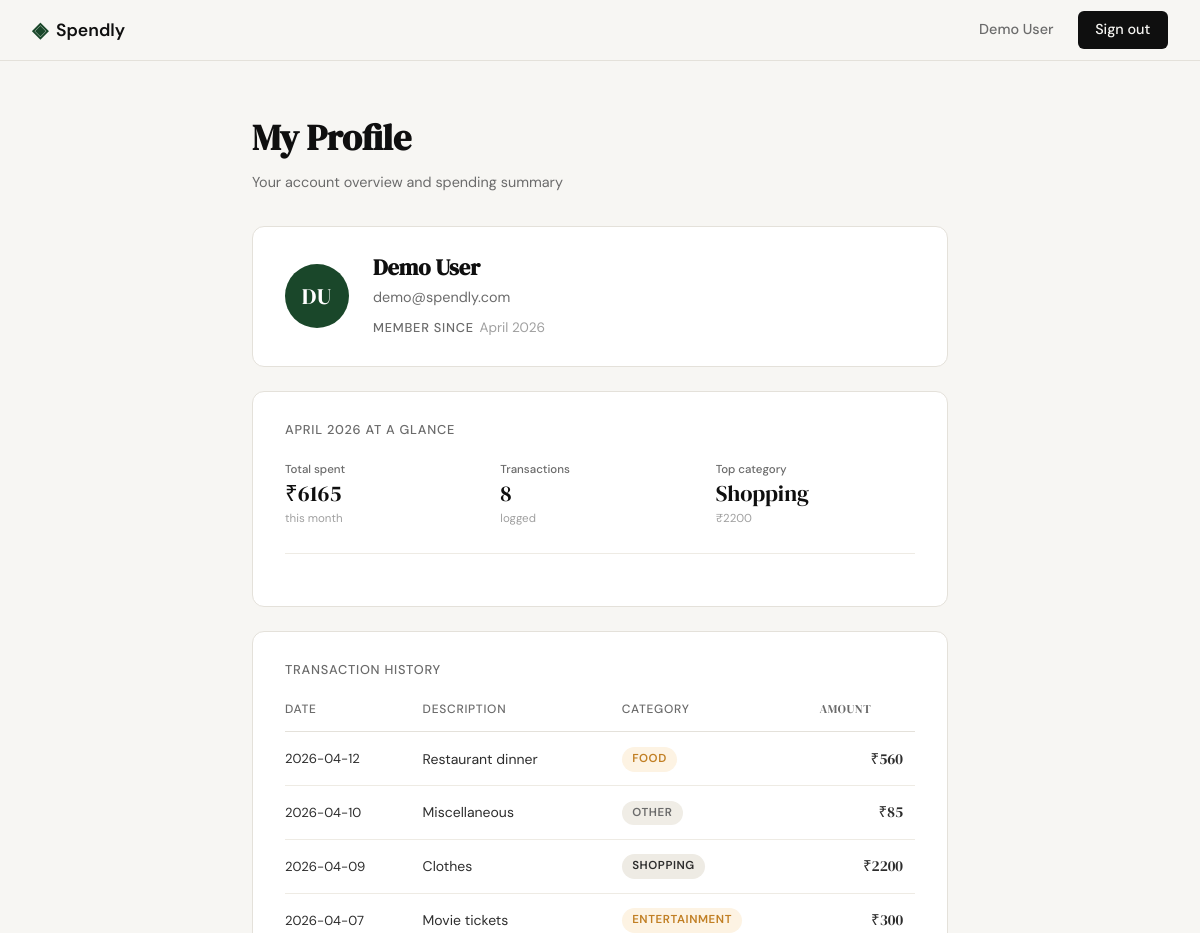
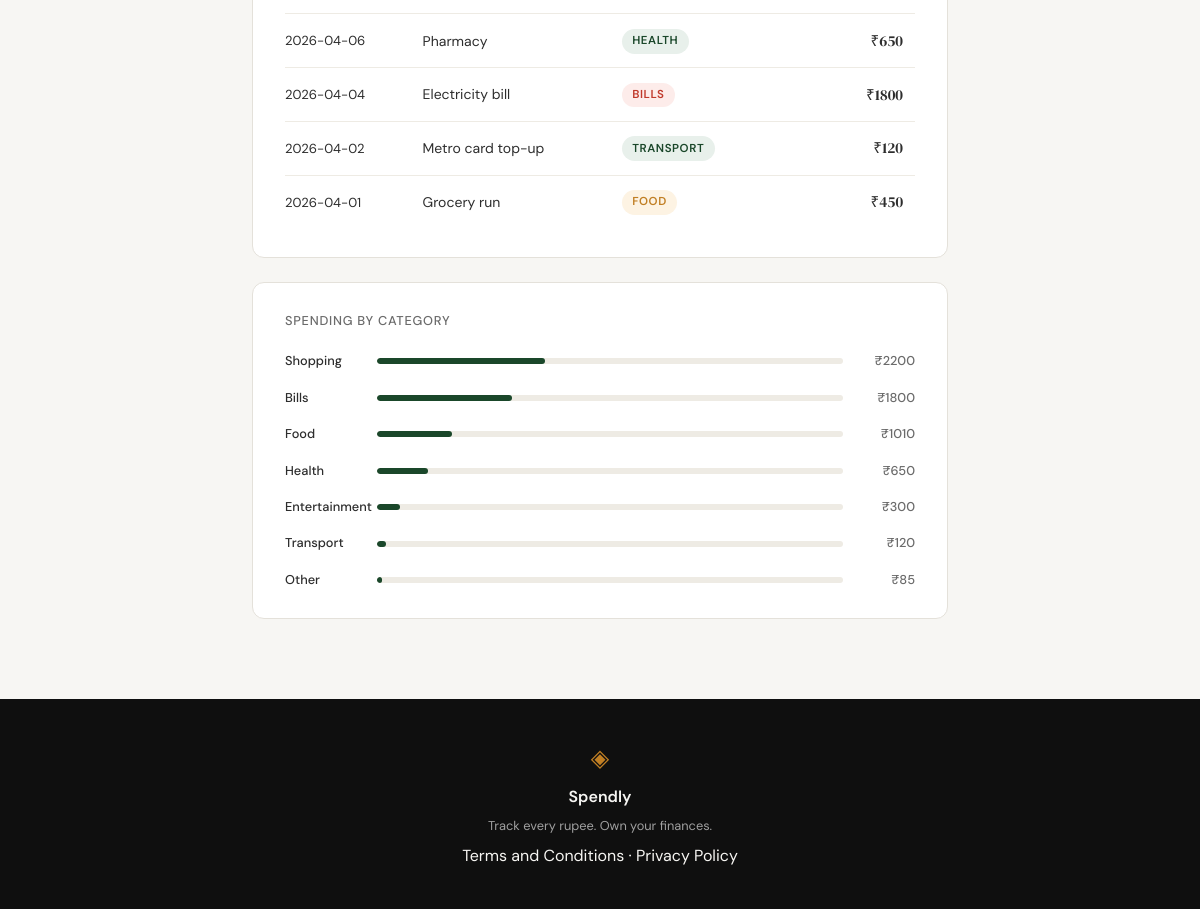
Screenshot of /profile (signed in) with the database file from the repository (2 pictures, top to bottom).
### tables this page shows
CREATE TABLE users (
            id            INTEGER PRIMARY KEY AUTOINCREMENT,
            name          TEXT    NOT NULL,
            email         TEXT    UNIQUE NOT NULL,
            password_hash TEXT    NOT NULL,
            created_at    TEXT    DEFAULT (datetime('now'))
        );

CREATE TABLE expenses (
            id          INTEGER PRIMARY KEY AUTOINCREMENT,
            user_id     INTEGER NOT NULL REFERENCES users(id),
            amount      REAL    NOT NULL,
            category    TEXT    NOT NULL,
            date        TEXT    NOT NULL,
            description TEXT,
            created_at  TEXT    DEFAULT (datetime('now'))
        );

### app.py (the view)
@app.route("/profile", methods=["GET"])
def profile():
    if not session.get("user_id"):
        return redirect(url_for("login"))
    uid  = session["user_id"]
    user = get_user_by_id(uid)
    if user is None:
        session.clear()
        return redirect(url_for("login"))
    summary      = get_summary_stats(uid)
    transactions = get_recent_transactions(uid)
    categories   = get_category_breakdown(uid)
    return render_template("profile.html", user=user, summary=summary,
                           transactions=transactions, categories=categories)

### database/db.py (called while the page is built)
def get_db():
    conn = sqlite3.connect(DB_PATH)
    conn.row_factory = sqlite3.Row
    conn.execute("PRAGMA foreign_keys = ON")
    return conn

### database/queries.py (called while the page is built)
def get_user_by_id(user_id):
    conn = get_db()
    row = conn.execute(
        "SELECT name, email, created_at FROM users WHERE id = ?", (user_id,)
    ).fetchone()
    conn.close()
    if row is None:
        return None
    name = row["name"]
    initials = "".join(w[0].upper() for w in name.split()[:2])
    member_since = datetime.fromisoformat(row["created_at"]).strftime("%B %Y")
    return {
        "name": name,
        "email": row["email"],
        "member_since": member_since,
        "initials": initials,
    }

def get_summary_stats(user_id):
    conn = get_db()
    row = conn.execute(
        "SELECT COALESCE(SUM(amount), 0) AS total, COUNT(*) AS cnt "
        "FROM expenses WHERE user_id = ?",
        (user_id,),
    ).fetchone()
    top = conn.execute(
        "SELECT category, SUM(amount) AS cat_total FROM expenses "
        "WHERE user_id = ? GROUP BY category ORDER BY cat_total DESC LIMIT 1",
        (user_id,),
    ).fetchone()
    conn.close()
    return {
        "total_spent": row["total"],
        "transaction_count": row["cnt"],
        "top_category": top["category"] if top else "—",
        "top_amount": top["cat_total"] if top else 0,
    }

def get_recent_transactions(user_id, limit=10):
    conn = get_db()
    rows = conn.execute(
        "SELECT date, description, category, amount "
        "FROM expenses WHERE user_id = ? ORDER BY date DESC LIMIT ?",
        (user_id, limit),
    ).fetchall()
    conn.close()
    return [dict(r) for r in rows]

def get_category_breakdown(user_id):
    conn = get_db()
    rows = conn.execute(
        "SELECT category AS name, SUM(amount) AS total "
        "FROM expenses WHERE user_id = ? GROUP BY category ORDER BY total DESC",
        (user_id,),
    ).fetchall()
    conn.close()
    if not rows:
        return []
    grand = sum(r["total"] for r in rows)
    cats = [
        {"name": r["name"], "total": r["total"], "pct": round(r["total"] / grand * 100)}
        for r in rows
    ]
    diff = 100 - sum(c["pct"] for c in cats)
    cats[0]["pct"] += diff
    return cats

### templates/profile.html (shortened to what this page needs)
{% extends "base.html" %}
{% block content %}
<section class="profile-page">
    <div class="profile-heading">
        <h1 class="profile-title">My Profile</h1>
        <p class="profile-subtitle">Your account overview and spending summary</p>
    </div>
    <div class="profile-card profile-user-card">
        <div class="profile-avatar">{{ user.initials }}</div>
        <div class="profile-user-info">
            <h2 class="profile-user-name">{{ user.name }}</h2>
            <p class="profile-user-email">{{ user.email }}</p>
            <p class="profile-user-since">
                <span class="mock-label">Member since</span>{{ user.member_since }}
            </p>
        </div>
    </div>
    <div class="profile-card">
        <p class="mock-label profile-section-label">April 2026 at a glance</p>
        <div class="mock-stats">
            <div class="mock-stat">
                <span class="mock-stat-label">Total spent</span>
                <span class="mock-stat-value">₹{{ "%.0f"|format(summary.total_spent) }}</span>
                <span class="mock-stat-sub">this month</span>
            </div>
            <div class="mock-stat">
                <span class="mock-stat-label">Transactions</span>
                <span class="mock-stat-value mock-stat-plain">{{ summary.transaction_count }}</span>
                <span class="mock-stat-sub">logged</span>
            </div>
            <div class="mock-stat">
                <span class="mock-stat-label">Top category</span>
                <span class="mock-stat-value mock-stat-plain">{{ summary.top_category }}</span>
                <span class="mock-stat-sub mock-stat-up">₹{{ "%.0f"|format(summary.top_amount) }}</span>
            </div>
        </div>
    </div>
    <div class="profile-card">
        <p class="mock-label profile-section-label">Transaction history</p>
        <div class="profile-table-wrap">
            <table class="profile-table">
                <thead>
                    <tr>
                        <th>Date</th>
                        <th>Description</th>
                        <th>Category</th>
                        <th class="profile-table-amount">Amount</th>
                    </tr>
                </thead>
                <tbody>
                    {% for tx in transactions %}
                    <tr>
                        <td class="profile-table-date">{{ tx.date }}</td>
                        <td>{{ tx.description }}</td>
                        <td>
                            <span class="category-badge badge-{{ tx.category | lower }}">
                                {{ tx.category }}
                            </span>
                        </td>
                        <td class="profile-table-amount">₹{{ "%.0f"|format(tx.amount) }}</td>
                    </tr>
                    {% endfor %}
                </tbody>
            </table>
        </div>
    </div>
    <div class="profile-card">
        <p class="mock-label profile-section-label">Spending by category</p>
        <div class="mock-bars">
            {% for cat in categories %}
            <div class="mock-bar-row profile-bar-row">
                <span class="mock-cat">{{ cat.name }}</span>
                <div class="mock-bar-track">
                    <div class="mock-bar" style="width: {{ cat.pct }}%"></div>
                </div>
                <span class="mock-amt">₹{{ "%.0f"|format(cat.total) }}</span>
            </div>
            {% endfor %}
        </div>
    </div>
</section>
{% endblock %}

### templates/base.html (shortened to what this page needs)
<!DOCTYPE html>
<html lang="en">
<head>
    <link rel="stylesheet" href="{{ url_for('static', filename='css/style.css') }}">
</head>
<body>
    <nav class="navbar">
        <div class="nav-inner">
            <a href="{{ url_for('landing') }}" class="nav-brand">
                <span class="brand-icon">◈</span>
                <span class="brand-name">Spendly</span>
            </a>
            <div class="nav-links">
                {% if session.get("user_id") %}
                    <span class="nav-user">{{ session.get("user_name") }}</span>
                    <a href="{{ url_for('logout') }}" class="nav-cta">Sign out</a>
                {% else %}
                    <a href="{{ url_for('login') }}">Sign in</a>
                    <a href="{{ url_for('register') }}" class="nav-cta">Get started</a>
                {% endif %}
            </div>
        </div>
    </nav>
    <main class="main-content">
        {% block content %}{% endblock %}
    </main>
    <footer class="footer">
        <div class="footer-inner">
            <span class="brand-icon">◈</span>
            <span class="footer-name">Spendly</span>
            <p class="footer-copy">Track every rupee. Own your finances.</p>
            <p><a href="/terms">Terms and Conditions</a> · <a href="/privacy">Privacy Policy</a></p>
        </div>
    </footer>
</body>
</html>

### rows the page displays
users: get "Demo User", name "Demo User", email "demo@spendly.com"
expenses: top_category "Shopping", date "2026-04-09", description "Clothes", category "SHOPPING", amount "2200"
expenses: date "2026-04-12", description "Restaurant dinner", category "FOOD", amount "560"
expenses: date "2026-04-10", description "Miscellaneous", category "OTHER", amount "85"
expenses: date "2026-04-07", description "Movie tickets", category "ENTERTAINMENT", amount "300"
expenses: date "2026-04-06", description "Pharmacy", category "HEALTH", amount "650"
expenses: date "2026-04-04", description "Electricity bill", category "BILLS", amount "1800"
expenses: date "2026-04-02", description "Metro card top-up", category "TRANSPORT", amount "120"
expenses: date "2026-04-01", description "Grocery run", category "FOOD", amount "450"

### other values shown
{{ user.initials }} "DU"
{{ user.member_since }} "April 2026"
{{ "%.0f"|format(summary.total_spent) }} "6165"
{{ summary.transaction_count }} "8"
{{ "%.0f"|format(summary.top_amount) }} "2200"
{{ cat.name }} "Shopping" "Bills" "Food" "Health" "Entertainment" "Transport" "Other"
{{ "%.0f"|format(cat.total) }} "2200" "1800" "1010" "650" "300" "120" "85"
